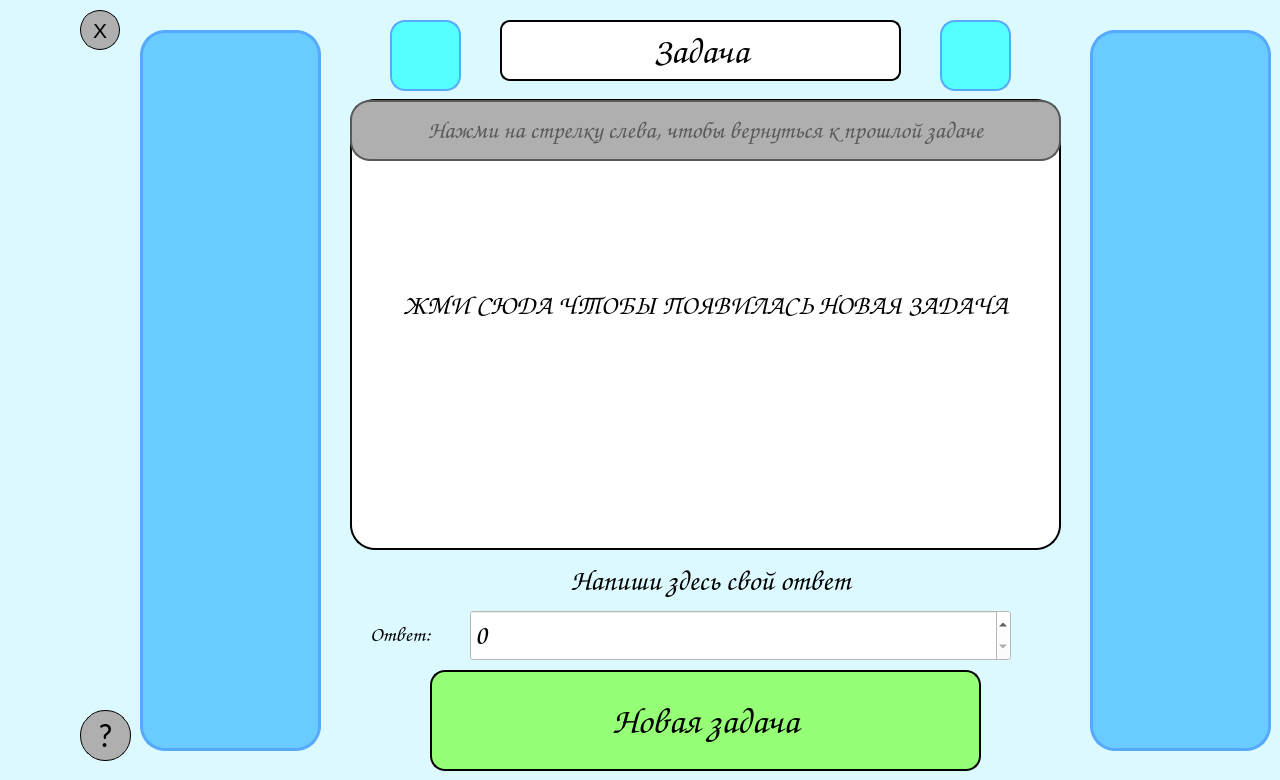
    <widget class="QWidget" name="gamePage">
     <property name="styleSheet">
      <string notr="true">background-color:rgb(219, 249, 255)</string>
     </property>
     <widget class="QLabel" name="label_3">
      <property name="geometry">
       <rect>
        <x>500</x>
        <y>20</y>
        <width>401</width>
        <height>61</height>
       </rect>
      </property>
      <property name="font">
       <font>
        <family>Comic Sans MS</family>
        <pointsize>28</pointsize>
       </font>
      </property>
      <property name="styleSheet">
       <string notr="true">background-color: rgb(255, 255, 255);
border-radius: 10px;
border: 2px solid black;
color: rgb(0, 0, 0);</string>
      </property>
      <property name="text">
       <string>Задача</string>
      </property>
      <property name="alignment">
       <set>Qt::AlignCenter</set>
      </property>
     </widget>
     <widget class="QLabel" name="currentTaskLabel">
      <property name="geometry">
       <rect>
        <x>350</x>
        <y>99</y>
        <width>711</width>
        <height>451</height>
       </rect>
      </property>
      <property name="font">
       <font>
        <family>Comic Sans MS</family>
        <pointsize>14</pointsize>
       </font>
      </property>
      <property name="styleSheet">
       <string notr="true">border: 2px solid black;
color: rgb(0, 0, 0);
border-radius: 25px;
background-color: rgb(255, 255, 255);</string>
      </property>
      <property name="text">
       <string>ЖМИ ЧТОБЫ ПОЯВИЛАСЬ НОВАЯ ЗАДАЧА</string>
      </property>
      <property name="scaledContents">
       <bool>true</bool>
      </property>
      <property name="alignment">
       <set>Qt::AlignCenter</set>
      </property>
      <property name="wordWrap">
       <bool>true</bool>
      </property>
     </widget>
     <widget class="QLabel" name="label_5">
      <property name="geometry">
       <rect>
        <x>370</x>
        <y>619</y>
        <width>91</width>
        <height>31</height>
       </rect>
      </property>
      <property name="font">
       <font>
        <family>Comic Sans MS</family>
        <pointsize>16</pointsize>
       </font>
      </property>
      <property name="styleSheet">
       <string notr="true">color: rgb(0, 0, 0);</string>
      </property>
      <property name="text">
       <string>Ответ:</string>
      </property>
     </widget>
     <widget class="QLabel" name="medalFrame">
      <property name="geometry">
       <rect>
        <x>150</x>
        <y>40</y>
        <width>161</width>
        <height>221</height>
       </rect>
      </property>
      <property name="styleSheet">
       <string notr="true">background-color: rgba(0, 0, 0, 0)</string>
      </property>
      <property name="text">
       <string/>
      </property>
      <property name="pixmap">
       <pixmap>images/medal.png</pixmap>
      </property>
      <property name="scaledContents">
       <bool>true</bool>
      </property>
     </widget>
     <widget class="QLabel" name="heartFrame">
      <property name="geometry">
       <rect>
        <x>150</x>
        <y>280</y>
        <width>161</width>
        <height>221</height>
       </rect>
      </property>
      <property name="styleSheet">
       <string notr="true">background-color: rgba(0, 0, 0, 0)</string>
      </property>
      <property name="text">
       <string/>
      </property>
      <property name="pixmap">
       <pixmap>images/heart.png</pixmap>
      </property>
      <property name="scaledContents">
       <bool>true</bool>
      </property>
     </widget>
     <widget class="QLabel" name="globusFrame">
      <property name="geometry">
       <rect>
        <x>150</x>
        <y>520</y>
        <width>161</width>
        <height>221</height>
       </rect>
      </property>
      <property name="styleSheet">
       <string notr="true">background-color: rgba(0, 0, 0, 0)</string>
      </property>
      <property name="text">
       <string/>
      </property>
      <property name="pixmap">
       <pixmap>images/globus.png</pixmap>
      </property>
      <property name="scaledContents">
       <bool>true</bool>
      </property>
     </widget>
     <widget class="QLabel" name="bookFrame">
      <property name="geometry">
       <rect>
        <x>1100</x>
        <y>40</y>
        <width>161</width>
        <height>221</height>
       </rect>
      </property>
      <property name="styleSheet">
       <string notr="true">background-color: rgba(0, 0, 0, 0)</string>
      </property>
      <property name="text">
       <string/>
      </property>
      <property name="pixmap">
       <pixmap>images/book.png</pixmap>
      </property>
      <property name="scaledContents">
       <bool>true</bool>
      </property>
     </widget>
     <widget class="QLabel" name="featherFrame">
      <property name="geometry">
       <rect>
        <x>1100</x>
        <y>280</y>
        <width>161</width>
        <height>221</height>
       </rect>
      </property>
      <property name="styleSheet">
       <string notr="true">background-color: rgba(0, 0, 0, 0)</string>
      </property>
      <property name="text">
       <string/>
      </property>
      <property name="pixmap">
       <pixmap>images/feather.png</pixmap>
      </property>
      <property name="scaledContents">
       <bool>true</bool>
      </property>
     </widget>
     <widget class="QLabel" name="starFrame">
      <property name="geometry">
       <rect>
        <x>1100</x>
        <y>520</y>
        <width>161</width>
        <height>221</height>
       </rect>
      </property>
      <property name="styleSheet">
       <string notr="true">background-color: rgba(0, 0, 0, 0)</string>
      </property>
      <property name="text">
       <string/>
      </property>
      <property name="pixmap">
       <pixmap>images/star.png</pixmap>
      </property>
      <property name="scaledContents">
       <bool>true</bool>
      </property>
     </widget>
     <widget class="QPushButton" name="checkAnswerButton">
      <property name="geometry">
       <rect>
        <x>430</x>
        <y>670</y>
        <width>551</width>
        <height>101</height>
       </rect>
      </property>
      <property name="font">
       <font>
        <family>Comic Sans MS</family>
        <pointsize>28</pointsize>
       </font>
      </property>
      <property name="styleSheet">
       <string notr="true">QPushButton#checkAnswerButton{
border: 2px solid black;
	background-color: rgb(149, 255, 117);
border-radius: 15px;
	color: rgb(0, 0, 0);
}
QPushButton#checkAnswerButton:hover{
background-color: rgb(86, 222, 71);
}</string>
      </property>
      <property name="text">
       <string>Новая задача</string>
      </property>
      <property name="shortcut">
       <string extracomment="Новая задача"/>
      </property>
     </widget>
     <widget class="QPushButton" name="quitMainGameButton">
      <property name="geometry">
       <rect>
        <x>80</x>
        <y>10</y>
        <width>40</width>
        <height>40</height>
       </rect>
      </property>
      <property name="sizePolicy">
       <sizepolicy hsizetype="Minimum" vsizetype="Maximum">
        <horstretch>0</horstretch>
        <verstretch>0</verstretch>
       </sizepolicy>
      </property>
      <property name="font">
       <font>
        <pointsize>16</pointsize>
       </font>
      </property>
      <property name="styleSheet">
       <string notr="true">QPushButton#quitMainGameButton{
border-radius: 20px;
background-color: rgb(175, 175, 175);
border: 1px solid black;
color: rgb(0, 0, 0);
}
QPushButton#quitMainGameButton:hover{
background-color: rgb(109, 109, 109)
}</string>
      </property>
      <property name="text">
       <string>X</string>
      </property>
      <property name="shortcut">
       <string extracomment="Вернуться к выбору сложности"/>
      </property>
     </widget>
     <widget class="QLabel" name="label_6">
      <property name="geometry">
       <rect>
        <x>380</x>
        <y>560</y>
        <width>661</width>
        <height>41</height>
       </rect>
      </property>
      <property name="font">
       <font>
        <family>Comic Sans MS</family>
        <pointsize>22</pointsize>
       </font>
      </property>
      <property name="styleSheet">
       <string notr="true">color: rgb(0, 0, 0);</string>
      </property>
      <property name="text">
       <string>Напиши здесь свой ответ</string>
      </property>
      <property name="alignment">
       <set>Qt::AlignCenter</set>
      </property>
     </widget>
     <widget class="QSpinBox" name="answerSpinBox">
      <property name="geometry">
       <rect>
        <x>470</x>
        <y>610</y>
        <width>541</width>
        <height>51</height>
       </rect>
      </property>
      <property name="font">
       <font>
        <family>Comic Sans MS</family>
        <pointsize>20</pointsize>
       </font>
      </property>
      <property name="styleSheet">
       <string notr="true">background-color: rgb(255, 255, 255);
color: rgb(0, 0, 0);</string>
      </property>
      <property name="maximum">
       <number>99999999</number>
      </property>
      <property name="displayIntegerBase">
       <number>10</number>
      </property>
     </widget>
     <widget class="QPushButton" name="anotherGenerateTaskButton">
      <property name="geometry">
       <rect>
        <x>360</x>
        <y>110</y>
        <width>691</width>
        <height>391</height>
       </rect>
      </property>
      <property name="font">
       <font>
        <family>Comic Sans MS</family>
        <pointsize>20</pointsize>
       </font>
      </property>
      <property name="styleSheet">
       <string notr="true">background-color: rgb(255, 255, 255);
color: rgb(0, 0, 0);
border: 1px solid white</string>
      </property>
      <property name="text">
       <string>ЖМИ СЮДА ЧТОБЫ ПОЯВИЛАСЬ НОВАЯ ЗАДАЧА</string>
      </property>
     </widget>
     <widget class="QPushButton" name="undoButton">
      <property name="geometry">
       <rect>
        <x>390</x>
        <y>20</y>
        <width>71</width>
        <height>71</height>
       </rect>
      </property>
      <property name="styleSheet">
       <string notr="true">QPushButton#undoButton{
border: 2px solid rgb(85, 170, 255);
border-radius: 15px;
background-color: rgb(85, 255, 255);
}
QPushButton#undoButton:hover {
background-color: rgb(0, 226, 226);
}</string>
      </property>
      <property name="text">
       <string/>
      </property>
      <property name="icon">
       <iconset>
        <normaloff>../images/undo.png</normaloff>../images/undo.png</iconset>
      </property>
      <property name="iconSize">
       <size>
        <width>61</width>
        <height>61</height>
       </size>
      </property>
      <property name="shortcut">
       <string extracomment="Вернуться к прошлой задаче"/>
      </property>
     </widget>
     <widget class="QPushButton" name="redoButton">
      <property name="geometry">
       <rect>
        <x>940</x>
        <y>20</y>
        <width>71</width>
        <height>71</height>
       </rect>
      </property>
      <property name="styleSheet">
       <string notr="true">QPushButton#redoButton{
border: 2px solid rgb(85, 170, 255);
border-radius: 15px;
background-color: rgb(85, 255, 255);
}
QPushButton#redoButton:hover {
background-color: rgb(0, 226, 226);
}</string>
      </property>
      <property name="text">
       <string/>
      </property>
      <property name="icon">
       <iconset>
        <normaloff>../images/redo.png</normaloff>../images/redo.png</iconset>
      </property>
      <property name="iconSize">
       <size>
        <width>61</width>
        <height>61</height>
       </size>
      </property>
      <property name="shortcut">
       <string extracomment="Перейти к следующей задаче"/>
      </property>
     </widget>
     <widget class="QPushButton" name="helpButtonInMainGame">
      <property name="geometry">
       <rect>
        <x>80</x>
        <y>710</y>
        <width>51</width>
        <height>51</height>
       </rect>
      </property>
      <property name="font">
       <font>
        <family>Calibri</family>
        <pointsize>24</pointsize>
       </font>
      </property>
      <property name="styleSheet">
       <string notr="true">QPushButton#helpButtonInMainGame {
border-radius: 25px;
background-color: rgb(175, 175, 175);
border: 1px solid black;
color: rgb(0, 0, 0);
}
QPushButton#helpButtonInMainGame:hover {
background-color: rgb(109, 109, 109)
}</string>
      </property>
      <property name="text">
       <string>?</string>
      </property>
      <property name="shortcut">
       <string extracomment="Помощь"/>
      </property>
     </widget>
     <widget class="QLabel" name="leftBackgroundFrame">
      <property name="geometry">
       <rect>
        <x>140</x>
        <y>30</y>
        <width>181</width>
        <height>721</height>
       </rect>
      </property>
      <property name="styleSheet">
       <string notr="true">background-color: rgb(105, 203, 255);
border: 3px solid rgb(85, 170, 255);
border-radius: 25px</string>
      </property>
      <property name="text">
       <string/>
      </property>
     </widget>
     <widget class="QLabel" name="rightBackgroundFrame">
      <property name="geometry">
       <rect>
        <x>1090</x>
        <y>30</y>
        <width>181</width>
        <height>721</height>
       </rect>
      </property>
      <property name="styleSheet">
       <string notr="true">background-color: rgb(105, 203, 255);
border: 3px solid rgb(85, 170, 255);
border-radius: 25px</string>
      </property>
      <property name="text">
       <string/>
      </property>
     </widget>
     <widget class="QLabel" name="currentQuestionLabel">
      <property name="geometry">
       <rect>
        <x>400</x>
        <y>420</y>
        <width>651</width>
        <height>101</height>
       </rect>
      </property>
      <property name="font">
       <font>
        <family>Comic Sans MS</family>
        <pointsize>20</pointsize>
       </font>
      </property>
      <property name="styleSheet">
       <string notr="true">background-color: rgba(0, 0, 0, 0);
color: black</string>
      </property>
      <property name="text">
       <string/>
      </property>
     </widget>
     <widget class="QPushButton" name="alertHelpButton">
      <property name="geometry">
       <rect>
        <x>350</x>
        <y>100</y>
        <width>711</width>
        <height>61</height>
       </rect>
      </property>
      <property name="font">
       <font>
        <family>Comic Sans MS</family>
        <pointsize>18</pointsize>
       </font>
      </property>
      <property name="styleSheet">
       <string notr="true">QPushButton#alertHelpButton {
background-color: rgb(175, 175, 175);
color: rgb(89, 89, 89);
border: 2px solid rgb(89, 89, 89);
border-radius: 20px;
}

QPushButton#alertHelpButton:hover {
background-color: rgb(158, 158, 158)
}</string>
      </property>
      <property name="text">
       <string>Нажми на стрелку слева, чтобы вернуться к прошлой задаче</string>
      </property>
      <property name="shortcut">
       <string extracomment="Скрыть"/>
      </property>
     </widget>
     <zorder>rightBackgroundFrame</zorder>
     <zorder>leftBackgroundFrame</zorder>
     <zorder>currentTaskLabel</zorder>
     <zorder>label_5</zorder>
     <zorder>label_3</zorder>
     <zorder>medalFrame</zorder>
     <zorder>heartFrame</zorder>
     <zorder>globusFrame</zorder>
     <zorder>bookFrame</zorder>
     <zorder>featherFrame</zorder>
     <zorder>starFrame</zorder>
     <zorder>checkAnswerButton</zorder>
     <zorder>quitMainGameButton</zorder>
     <zorder>label_6</zorder>
     <zorder>answerSpinBox</zorder>
     <zorder>anotherGenerateTaskButton</zorder>
     <zorder>undoButton</zorder>
     <zorder>redoButton</zorder>
     <zorder>helpButtonInMainGame</zorder>
     <zorder>currentQuestionLabel</zorder>
     <zorder>alertHelpButton</zorder>
    </widget>
